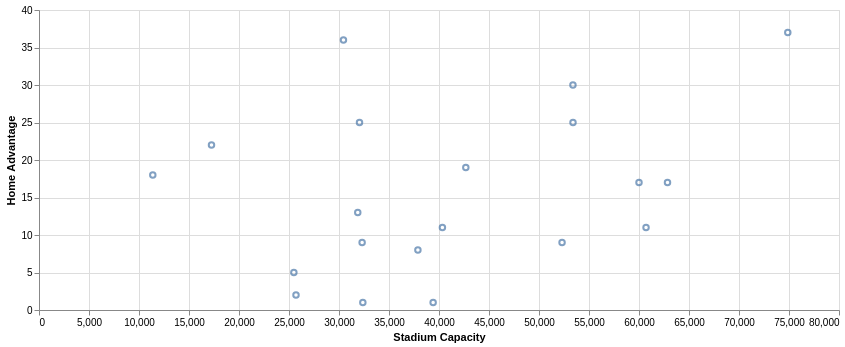

This figure's notebook cell:
### Code cell
# The below then plots a scatter graph using vega altair

stadium_chart = alt.Chart(home_advantage_df).mark_point().encode(
    x=alt.X('stadium_capacity:Q', title='Stadium Capacity'),
    y=alt.Y('home_advantage:Q', title='Home Advantage'),
    tooltip=['team:N', 'stadium_capacity:Q', 'net_home_advantage:Q']
).properties(wdth=800)

stadium_chart

### Figure 1 — Vega-Lite specification as saved in the notebook (floating-point values rounded to 4 significant figures)
{"config": {"view": {"continuousWidth": 300, "continuousHeight": 300}}, "data": {"name": "data-c4abcc3a37ef049e5e44448e444baafe"}, "mark": {"type": "point"}, "encoding": {"tooltip": [{"field": "team", "type": "nominal"}, {"field": "stadium_capacity", "type": "quantitative"}, {"field": "net_home_advantage", "type": "quantitative"}], "x": {"field": "stadium_capacity", "title": "Stadium Capacity", "type": "quantitative"}, "y": {"field": "home_advantage", "title": "Home Advantage", "type": "quantitative"}}, "width": 800, "$schema": "https://vega.github.io/schema/vega-lite/v5.20.1.json", "datasets": {"data-c4abcc3a37ef049e5e44448e444baafe": [{"team": "Manchester Utd", "home_advantage": 37, "stadium_capacity": 74879}, {"team": "Nott'ham Forest", "home_advantage": 36, "stadium_capacity": 30445}, {"team": "Liverpool", "home_advantage": 30, "stadium_capacity": 53394}, {"team": "Wolves", "home_advantage": 25, "stadium_capacity": 32050}, {"team": "Manchester City", "home_advantage": 25, "stadium_capacity": 53400}, {"team": "Brentford", "home_advantage": 22, "stadium_capacity": 17250}, {"team": "Aston Villa", "home_advantage": 19, "stadium_capacity": 42682}, {"team": "Bournemouth", "home_advantage": 18, "stadium_capacity": 11379}, {"team": "Tottenham", "home_advantage": 17, "stadium_capacity": 62850}, {"team": "West Ham", "home_advantage": 17, "stadium_capacity": 60000}, {"team": "Brighton", "home_advantage": 13, "stadium_capacity": 31876}, {"team": "Arsenal", "home_advantage": 11, "stadium_capacity": 60704}, {"team": "Chelsea", "home_advantage": 11, "stadium_capacity": 40341}, {"team": "Newcastle Utd", "home_advantage": 9, "stadium_capacity": 52305}, {"team": "Leicester City", "home_advantage": 9, "stadium_capacity": 32312}, {"team": "Leeds United", "home_advantage": 8, "stadium_capacity": 37890}, {"team": "Crystal Palace", "home_advantage": 5, "stadium_capacity": 25486}, {"team": "Fulham", "home_advantage": 2, "stadium_capacity": 25700}, {"team": "Southampton", "home_advantage": 1, "stadium_capacity": 32384}, {"team": "Everton", "home_advantage": 1, "stadium_capacity": 39414}]}}
